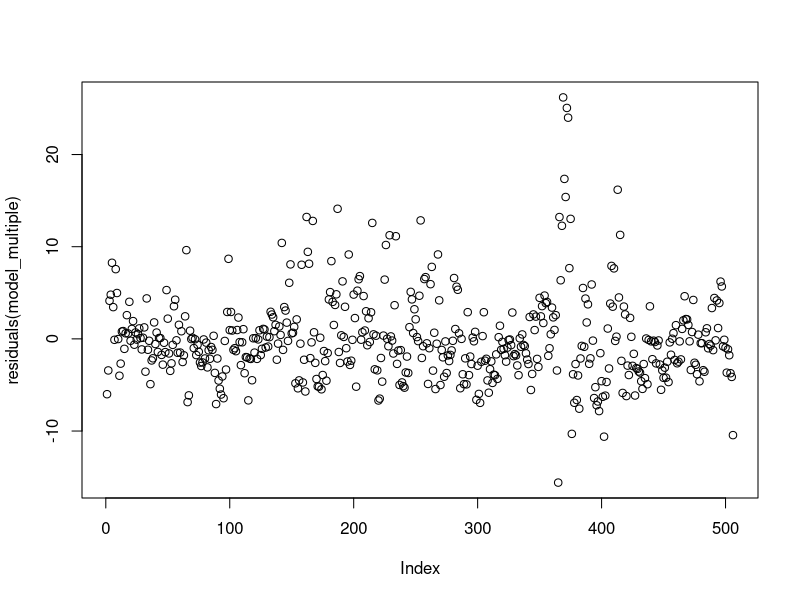
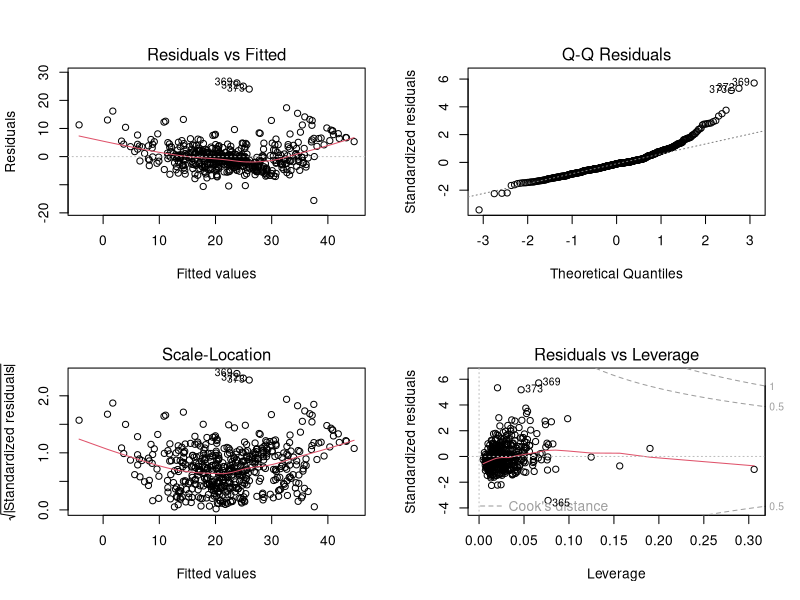

These figures' R source, in order:
#1. Carregando a base de dados Boston Housing
# Instale o pacote MASS, caso ainda não tenha instalado
install.packages("MASS")

# Carregue o pacote MASS
library(MASS)

# Carregue a base de dados Boston
data("Boston")

# Visualize as primeiras linhas da base de dados
head(Boston)

#2. Explorando a base de dados
# Visualize a estrutura da base de dados
str(Boston)

# Resumo estatístico da base de dados
summary(Boston)

#3. Regressão Linear Simples
# Modelo de regressão linear simples
model_simple <- lm(medv ~ rm, data=Boston)

# Resumo do modelo
summary(model_simple)

#4. Regressão Linear Múltipla
# Modelo de regressão linear múltipla
model_multiple <- lm(medv ~ ., data=Boston)

# Resumo do modelo
summary(model_multiple)

#5. Avaliação do Modelo
# Calculando o Residual Sum of Squares (RSS)
rss <- sum(residuals(model_multiple)^2)

# Calculando o Residual Standard Error (RSE)
rse <- sqrt(rss / df.residual(model_multiple))

# Calculando o R-squared
r_squared <- summary(model_multiple)$r.squared

# Exibindo os resultados
cat("RSS:", rss, "\n")
cat("RSE:", rse, "\n")
cat("R-squared:", r_squared, "\n")

regressao_linear_simples <- function(x, y) {
  # Adicionando uma coluna de uns para o intercepto
  X <- cbind(1, x)
  
  # Solução matricial para os coeficientes (beta = (X'X)^-1X'y)
  beta <- solve(t(X) %*% X) %*% t(X) %*% y
  names(beta) <- c("Intercept", "Slope")
  
  return(beta)
}

# Carregando a base de dados Boston
data("Boston", package = "MASS")

# Aplicando a função de regressão linear matricial
coeficientes_custom <- regressao_linear_simples(Boston$rm, Boston$medv)

# Utilizando a função nativa do R para comparação
modelo_lm <- lm(medv ~ rm, data = Boston)

# Exibindo os resultados
cat("Coeficientes da regressão matricial:\n")
print(coeficientes_custom)
cat("\nCoeficientes da função lm():\n")
print(coef(modelo_lm))

# Função para calcular as métricas de avaliação do modelo
avaliacao_modelo <- function(x, y, beta) {
  # Adicionando uma coluna de uns para o intercepto
  X <- cbind(1, x)
  
  # Prevendo os valores y com o modelo
  y_pred <- X %*% beta
  
  # Calculando os resíduos
  residuos <- y - y_pred
  
  # Residual Sum of Squares (RSS)
  rss <- sum(residuos^2)
  
  # Residual Standard Error (RSE)
  rse <- sqrt(rss / (length(y) - 2))
  
  # Total Sum of Squares (TSS)
  tss <- sum((y - mean(y))^2)
  
  # R-squared
  r_squared <- 1 - (rss / tss)
  
  return(list(RSS = rss, RSE = rse, R_squared = r_squared))
}

# Aplicando a função de avaliação ao modelo regressao_linear_simples
metricas_custom <- avaliacao_modelo(Boston$rm, Boston$medv, coeficientes_custom)

# Aplicando a função de avaliação ao modelo nativo lm() para comparação
y_pred_lm <- predict(modelo_lm)
rss_lm <- sum((Boston$medv - y_pred_lm)^2)
rse_lm <- sqrt(rss_lm / (length(Boston$medv) - 2))
tss_lm <- sum((Boston$medv - mean(Boston$medv))^2)
r_squared_lm <- 1 - (rss_lm / tss_lm)

metricas_lm <- list(RSS = rss_lm, RSE = rse_lm, R_squared = r_squared_lm)

# Exibindo as métricas de avaliação
cat("Métricas de avaliação do modelo regressao_linear_simples:\n")
print(metricas_custom)
cat("\nMétricas de avaliação do modelo lm():\n")
print(metricas_lm)


#6. Visualização dos Resultados
# Plotando os resíduos
plot(residuals(model_multiple))

# Diagnostic plots
par(mfrow = c(2, 2))
plot(model_multiple)
